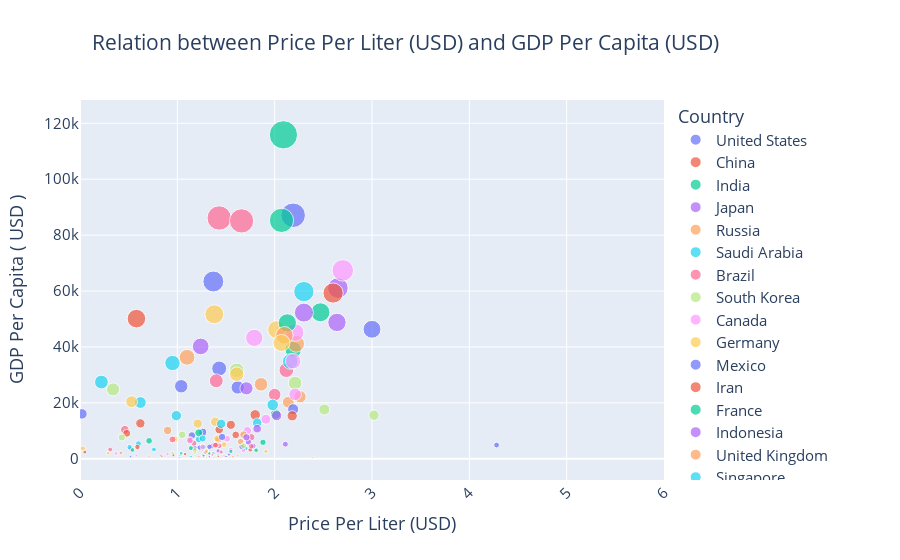

Notebook code cell kept with this figure:
### Markdown cell above
### **5.7 Relation between Price Per Liter (USD) and GDP Per Capita (USD)?**

### Code cell
fig = px.scatter(df, x="Price Per Liter (USD)", y="GDP Per Capita ( USD )", size = "GDP Per Capita ( USD )",
color = 'Country', title = 'Relation between Price Per Liter (USD) and GDP Per Capita (USD)', range_x=[0,6], log_y=False)
fig.update_layout(font_size=15, title_x=0.45, xaxis_tickangle=-45)
fig.show()
